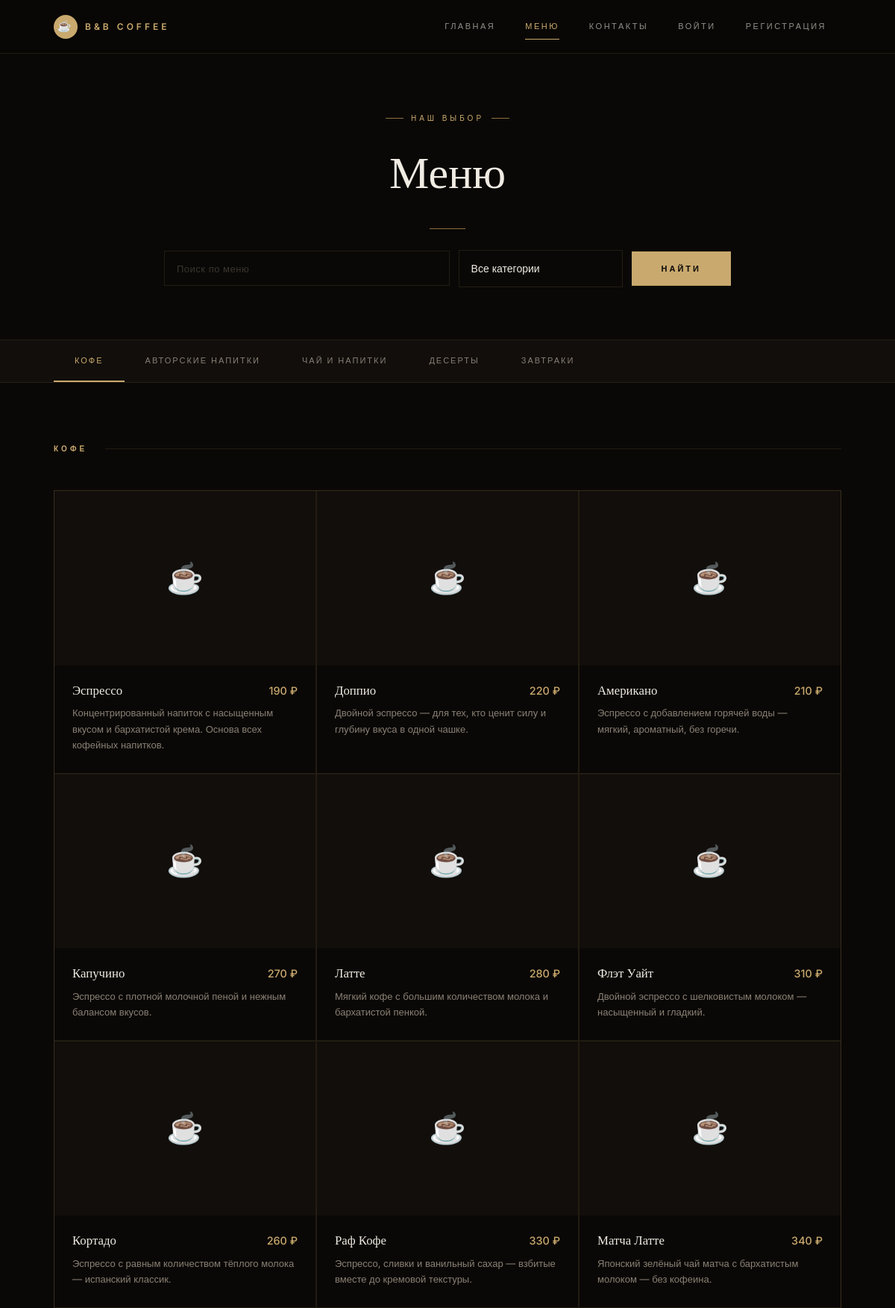
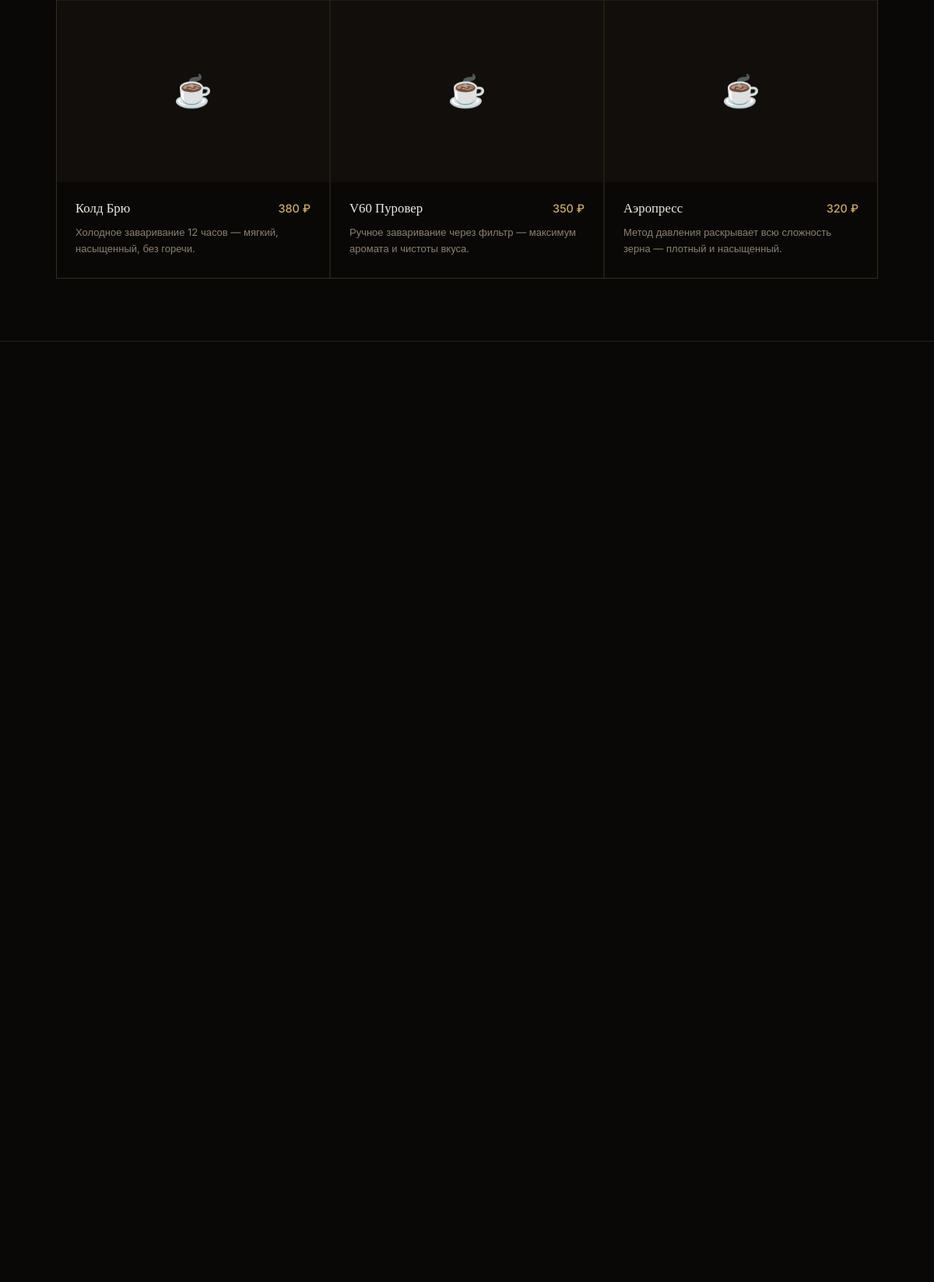
The app's page /menu/ (upper part) with its own data (2 pictures, top to bottom).
### menu/models.py (models this page shows, shortened)
class Category(models.Model):
    name = models.CharField('Название', max_length=100)
    slug = models.SlugField('URL-имя', unique=True)
    order = models.PositiveIntegerField('Порядок отображения', default=0)
    class Meta:
        verbose_name = 'Категория'
        verbose_name_plural = 'Категории'
        ordering = ['order', 'name']

class MenuItem(models.Model):
    category = models.ForeignKey(
        Category, on_delete=models.CASCADE,
        verbose_name='Категория', related_name='items'
    )
    name = models.CharField('Название', max_length=200)
    description = models.TextField('Описание', blank=True)
    price = models.DecimalField('Цена', max_digits=8, decimal_places=2)
    image = models.ImageField('Фото', upload_to='menu_items/', blank=True, null=True)
    is_available = models.BooleanField('Доступно', default=True)
    order = models.PositiveIntegerField('Порядок', default=0)
    class Meta:
        verbose_name = 'Позиция меню'
        verbose_name_plural = 'Позиции меню'
        ordering = ['category__order', 'order', 'name']

### menu/views.py (the view)
# urls.py: path('', MenuView.as_view(), name='menu'),
class MenuView(TemplateView):
    template_name = 'menu/menu.html'
    def get_context_data(self, **kwargs):
        ctx = super().get_context_data(**kwargs)
        query = (self.request.GET.get('q') or '').strip()
        category_slug = (self.request.GET.get('category') or '').strip()
        items = MenuItem.objects.select_related('category').filter(is_available=True)
        if query:
            items = items.filter(
                Q(name__icontains=query)
                | Q(description__icontains=query)
                | Q(category__name__icontains=query)
            )
        if category_slug:
            items = items.filter(category__slug=category_slug)
        items = items.order_by('category__order', 'order', 'name')
        categories = Category.objects.order_by('order', 'name').prefetch_related(
            Prefetch('items', queryset=items, to_attr='visible_items')
        )
        categories = [cat for cat in categories if getattr(cat, 'visible_items', [])]
        ctx.update({
            'categories': categories,
            'query': query,
            'selected_category': category_slug,
            'all_categories': Category.objects.order_by('order', 'name'),
        })
        return ctx

### templates/menu/menu.html (shortened to what this page needs)
{% extends 'base.html' %}
{% load static %}
{% block header_extra_class %} solid{% endblock %}
{% block content %}
<section class="menu-hero">
    <div class="container">
        <div class="label">Наш выбор</div>
        <h1>Меню</h1>
        <div class="divider"></div>
        <form method="get" class="menu-search" style="max-width:760px;margin:28px auto 0;display:grid;grid-template-columns:1fr auto auto;gap:12px;align-items:center;">
            <input type="text" name="q" value="{{ query }}" placeholder="Поиск по меню" class="form-input" style="border:1px solid var(--border);padding:14px 16px;">
            <select name="category" class="form-input" style="border:1px solid var(--border);padding:14px 16px;min-width:220px;">
                <option value="">Все категории</option>
            </select>
            <button type="submit" class="btn btn-primary">Найти</button>
        </form>
    </div>
</section>
{% if categories %}
<nav class="menu-nav">
    <div class="container">
        <div class="menu-nav-inner">
            {% for cat in categories %}
            <a href="#cat-{{ cat.slug }}" class="menu-nav-link{% if forloop.first %} is-active{% endif %}"
               data-slug="{{ cat.slug }}">{{ cat.name }}</a>
            {% endfor %}
        </div>
    </div>
</nav>
{% endif %}
{% for category in categories %}
<section class="menu-section reveal" data-slug="{{ category.slug }}" id="cat-{{ category.slug }}">
    <div class="container">
        <div class="menu-section-header">
            <span class="menu-section-title">{{ category.name }}</span>
        </div>
        <div class="menu-grid">
            {% for item in category.visible_items %}
            <article class="menu-card">
                {% if item.image %}
                <div class="menu-card-img">
                    <img src="{{ item.image.url }}" alt="{{ item.name }}" loading="lazy">
                    <span class="menu-badge">{{ category.name }}</span>
                </div>
                {% else %}
                <div class="menu-card-placeholder">☕</div>
                {% endif %}
                <div class="menu-card-body">
                    <div class="menu-card-top">
                        <span class="menu-card-name">{{ item.name }}</span>
                        <span class="menu-card-price">{{ item.price|floatformat:0 }} ₽</span>
                    </div>
                    {% if item.description %}
                    <p class="menu-card-desc">{{ item.description }}</p>
                    {% endif %}
                </div>
            </article>
            {% endfor %}
        </div>
    </div>
</section>
{% empty %}
<div class="container" style="padding:100px 6%;text-align:center;color:var(--gray);font-family:var(--font-ui);font-size:14px;letter-spacing:1px">
    Ничего не найдено. Попробуйте изменить запрос или выбрать другую категорию.
</div>
{% endfor %}
{% endblock %}

### templates/base.html (shortened to what this page needs)
{% load static %}
<!DOCTYPE html>
<html lang="ru">
<head>
    <link rel="stylesheet" href="{% static 'css/main.css' %}">
</head>
<body>
<header class="site-header{% block header_extra_class %}{% endblock %}">
    <a href="{% url 'pages:index' %}" class="logo">
        <div class="logo-mark">☕</div>
        B&amp;B COFFEE
    </a>
    <nav class="nav">
        <a href="{% url 'pages:index' %}"
           {% if request.resolver_match.url_name == 'index' %}class="active"{% endif %}>Главная</a>
        <a href="{% url 'menu:menu' %}"
           {% if request.resolver_match.app_name == 'menu' %}class="active"{% endif %}>Меню</a>
        <a href="{% url 'orders:contacts' %}"
           {% if request.resolver_match.app_name == 'orders' %}class="active"{% endif %}>Контакты</a>
        {% if user.is_authenticated %}
            <a href="{% url 'users:logout' %}">Выйти</a>
        {% else %}
            <a href="{% url 'users:login' %}">Войти</a>
            <a href="{% url 'users:register' %}">Регистрация</a>
        {% endif %}
    </nav>
</header>
{% block content %}{% endblock %}
</body>
</html>

### records on screen
Category: name "КОФЕ"
Category: name "АВТОРСКИЕ НАПИТКИ"
Category: name "ЧАЙ И НАПИТКИ"
Category: name "ДЕСЕРТЫ"
Category: name "ЗАВТРАКИ"
MenuItem: name "Эспрессо", price "190", description "Концентрированный напиток с насыщенным вкусом и бархатистой крема. Основа всех кофейных напитков."
MenuItem: name "Доппио", price "220", description "Двойной эспрессо — для тех, кто ценит силу и глубину вкуса в одной чашке."
MenuItem: name "Американо", price "210", description "Эспрессо с добавлением горячей воды — мягкий, ароматный, без горечи."
MenuItem: name "Капучино", price "270", description "Эспрессо с плотной молочной пеной и нежным балансом вкусов."
MenuItem: name "Латте", price "280", description "Мягкий кофе с большим количеством молока и бархатистой пенкой."
MenuItem: name "Флэт Уайт", price "310", description "Двойной эспрессо с шелковистым молоком — насыщенный и гладкий."
MenuItem: name "Кортадо", price "260", description "Эспрессо с равным количеством тёплого молока — испанский классик."
MenuItem: name "Раф Кофе", price "330", description "Эспрессо, сливки и ванильный сахар — взбитые вместе до кремовой текстуры."
MenuItem: name "Матча Латте", price "340", description "Японский зелёный чай матча с бархатистым молоком — без кофеина."
MenuItem: name "Колд Брю", price "380", description "Холодное заваривание 12 часов — мягкий, насыщенный, без горечи."
MenuItem: name "V60 Пуровер", price "350", description "Ручное заваривание через фильтр — максимум аромата и чистоты вкуса."
MenuItem: name "Аэропресс", price "320", description "Метод давления раскрывает всю сложность зерна — плотный и насыщенный."
